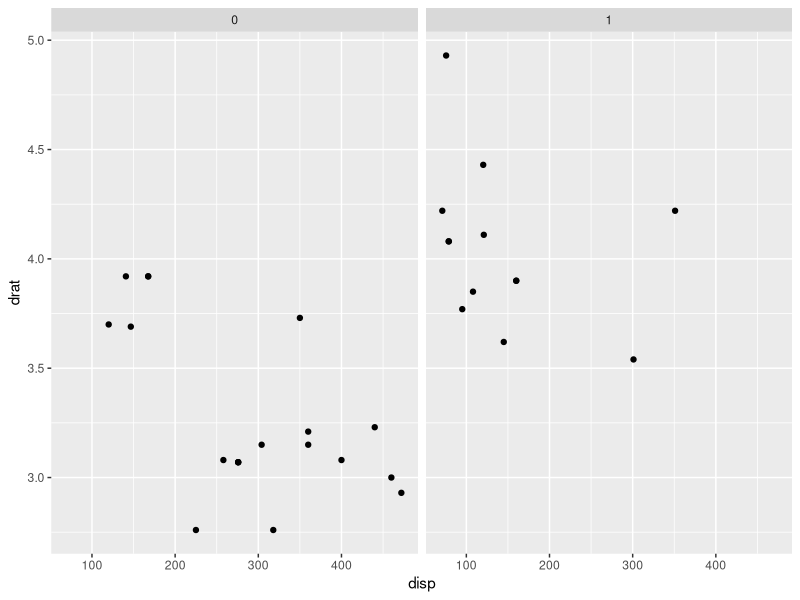
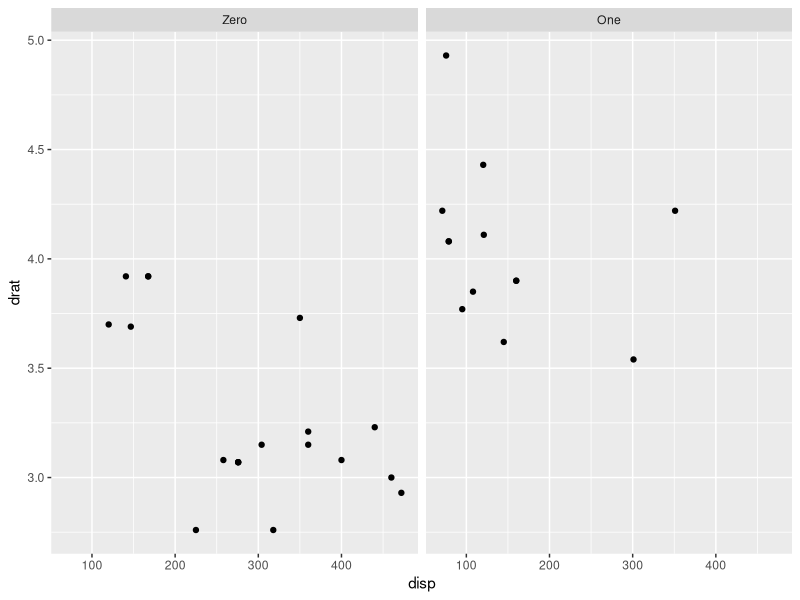
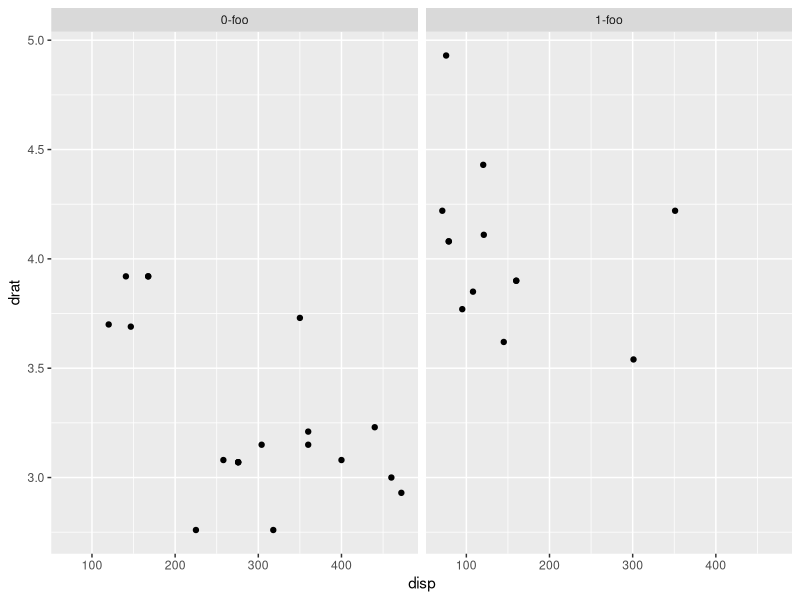
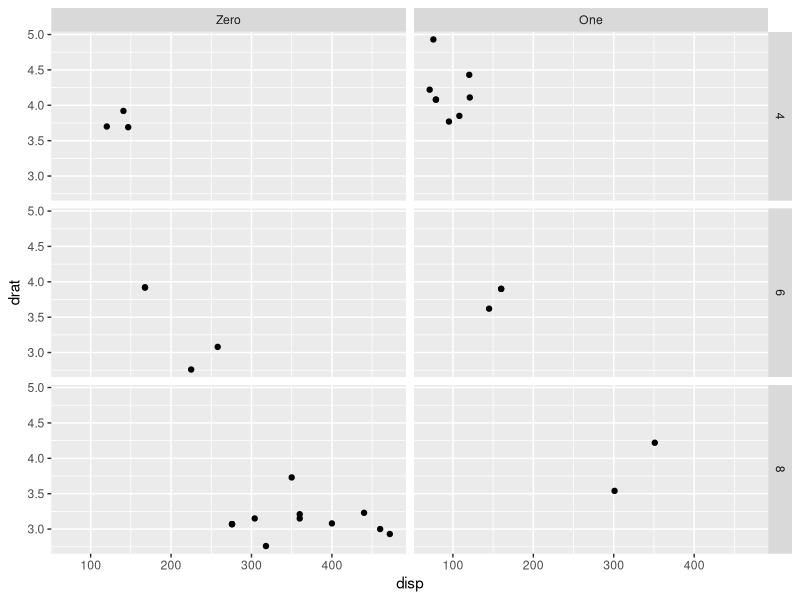

The R source for these figures, in order:
# r2py crawler metadata
# package: ggplot2
# source_type: rd_example
# topic: as_labeller.Rd
# source_file: C:\Users\bened\AppData\Local\R\win-library\4.5\ggplot2\help
# lines: 16

suppressPackageStartupMessages(library(ggplot2))
p <- ggplot(mtcars, aes(disp, drat)) + geom_point()
p + facet_wrap(~am)

# Rename labels on the fly with a lookup character vector
to_string <- as_labeller(c(`0` = "Zero", `1` = "One"))
p + facet_wrap(~am, labeller = to_string)

# Quickly transform a function operating on character vectors to a
# labeller function:
appender <- function(string, suffix = "-foo") paste0(string, suffix)
p + facet_wrap(~am, labeller = as_labeller(appender))

# If you have more than one faceting variable, be sure to dispatch
# your labeller to the right variable with labeller()
p + facet_grid(cyl ~ am, labeller = labeller(am = to_string))
